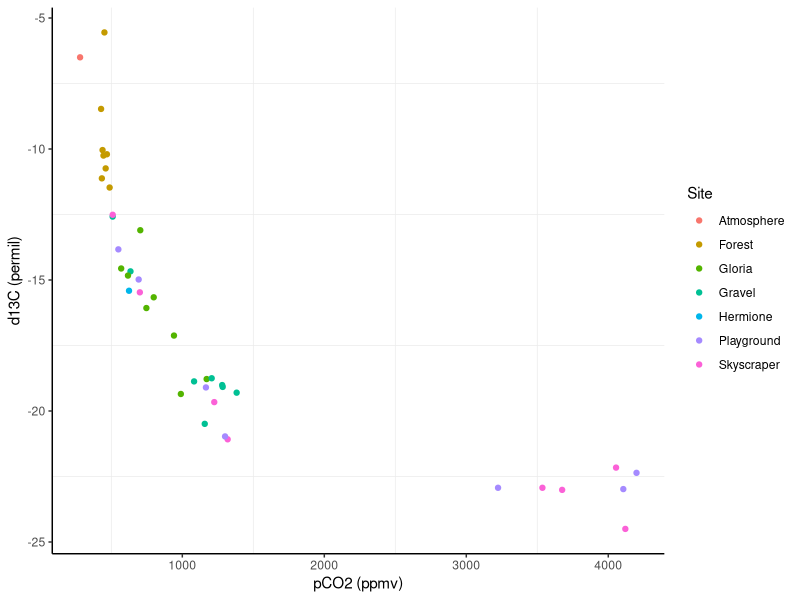
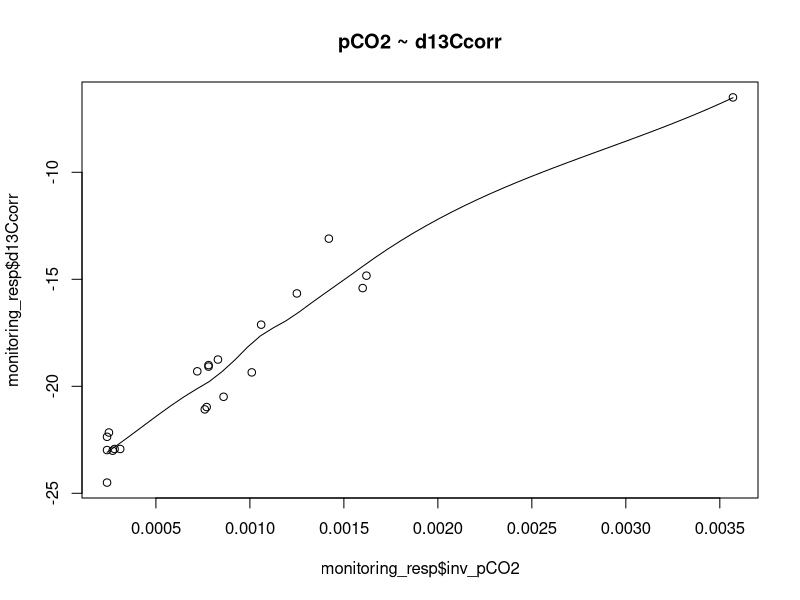
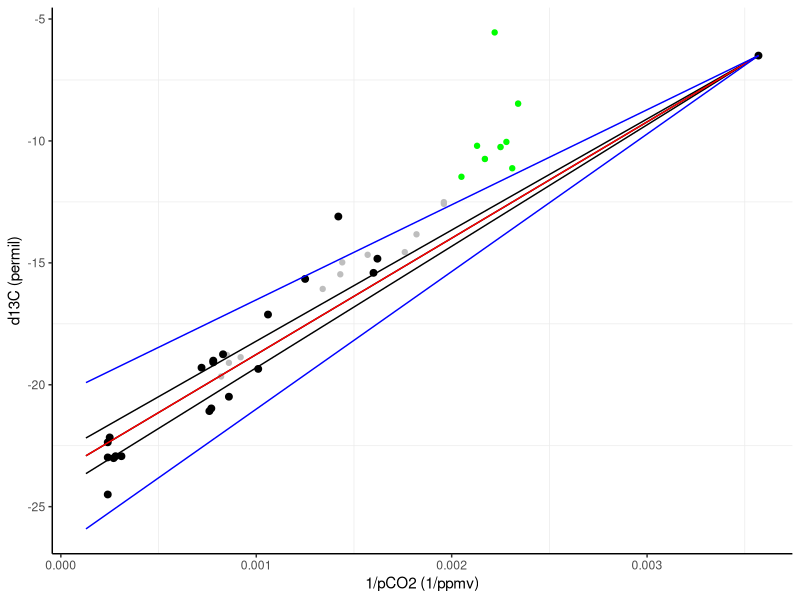
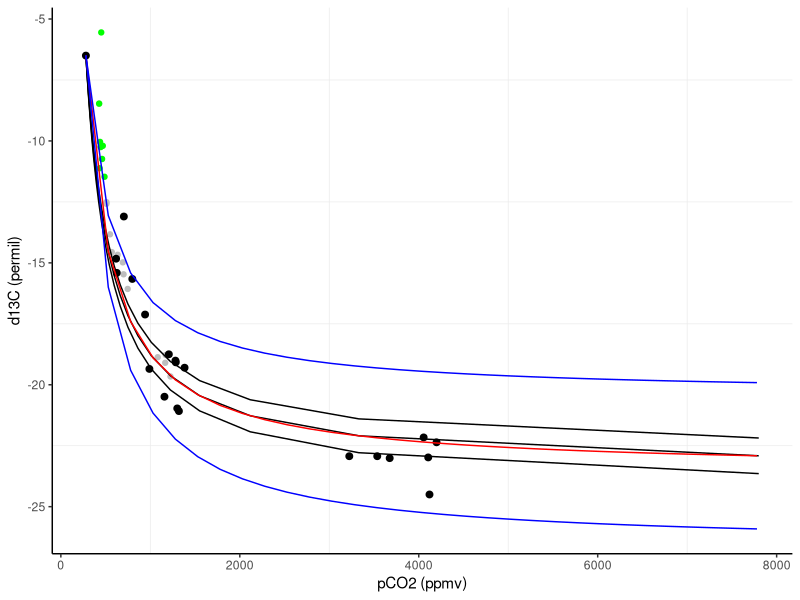

R code for these plots, in order:
# Analysis of monitoring data and determination of soil gas end members and mixing lines

library(tidyverse)

#########################################################################################################################
# Load data ########################################################################################################################

monitoring <- read.csv("Data/Monitoring_data.csv")


# Keeling plot of all monitoring data
monitoring.plot <- 
  ggplot(data = monitoring, aes(x = pCO2, y = d13Ccorr, colour = Site)) +
  geom_point() + 
  xlab('pCO2 (ppmv)') +
  ylab('d13C (permil)') +
  theme_bw() + theme(panel.border = element_blank(), panel.grid.major = element_blank(),
                     axis.line = element_line(colour = "black")) 
monitoring.plot


# Quick statistical tests on the data to see if linear regression is a good model #################################################################################

# Data without forests and winter months to best estimate the soil respired end member
monitoring_resp <- monitoring %>% 
  filter(Site != 'Forest') %>% 
  filter(Season != 'Winter')

# Scatter plot
scatter.smooth(x=monitoring_resp$inv_pCO2, y=monitoring_resp$d13Ccorr, main="pCO2 ~ d13Ccorr")

# Correlation
# Full dataset
corr <- cor(monitoring$inv_pCO2, monitoring$d13Ccorr) 
# Dataset with summer values only
corr_resp <- cor(monitoring_resp$inv_pCO2, monitoring_resp$d13Ccorr)



######################################
# Linear regression calculation
# Use linear model to predict respired end members with different d13C and pCO2 and intermediate values to feed into CaveCalc

inv_pCO2 <- monitoring_resp$inv_pCO2
d13Ccorr <- monitoring_resp$d13Ccorr

# Create linear model that is forced through the atmosphere as one end member

# Using atmospheric pre-industrial values: pCO2=280 ppm (1/pCO2=0.00357), d13C=-6.5

# Create sequence of pCO2 values to match
mod_invpCO2 <- data.frame(inv_pCO2 = c(seq(1/7800, 1/280, length.out = 21)))#7800
atmo.lm <- lm(d13Ccorr ~ I(inv_pCO2-0.00357)-1, offset = rep(-6.5, length(d13Ccorr))) 
print(atmo.lm)
summary(atmo.lm)

# Predict d13C values based on the regression
d13Cp_atmo <-  predict(atmo.lm, mod_invpCO2, interval="confidence", level = 0.95) #includes 95% confidence interval

# This defined mixing line 1 that follows the linear regression through the monitoring data
reg <- cbind(mod_invpCO2, d13Cp_atmo)

# Extract data for mixing lines to feed into CaveCalc
# Use regression line +/-3 permil for the respired end member to define 3 mixing lines that cover a reasonably broad range
# of possible values (e.g. Bostroem et al., 2007)

# Extract respired end member from mix1 (@7800 ppmv pCO2)
resp_EM1 <- reg %>% filter (inv_pCO2 == 1/7800) %>% select(inv_pCO2, fit) %>% rename(d13C = fit)

# Create new end members based on resp end member d13C +/- 3permil
resp_EM2 <- reg %>% filter (inv_pCO2 == 1/7800) %>% select(inv_pCO2, fit) %>% rename(d13C = fit) %>% mutate(d13C = d13C+3)
resp_EM3 <- reg %>% filter (inv_pCO2 == 1/7800) %>% select(inv_pCO2, fit) %>% rename(d13C = fit) %>% mutate(d13C = d13C-3)

# Create mixing lines for EM1, 2 and 3
# Create sequence of pCO2 values at intervals of 500 ppm
mix_invpCO2 <- 1/(seq(280, 7800, by = 250))

mix1   <- tail(reg$fit, n=1) + ((mix_invpCO2 - tail(reg$inv_pCO2, n=1)) * (resp_EM1$d13C - tail(reg$fit, n=1)) / (resp_EM1$inv_pCO2 - tail(reg$inv_pCO2, n=1)))
mix2   <- tail(reg$fit, n=1) + ((mix_invpCO2 - tail(reg$inv_pCO2, n=1)) * (resp_EM2$d13C - tail(reg$fit, n=1)) / (resp_EM2$inv_pCO2 - tail(reg$inv_pCO2, n=1)))
mix3   <- tail(reg$fit, n=1) + ((mix_invpCO2 - tail(reg$inv_pCO2, n=1)) * (resp_EM3$d13C - tail(reg$fit, n=1)) / (resp_EM3$inv_pCO2 - tail(reg$inv_pCO2, n=1)))  

mix_lines <- as.data.frame(cbind(mix_invpCO2, mix1, mix2, mix3)) #(mix1[1:2], mix2, mix3) 
mix_lines <- rename(mix_lines,  d13C_mix1 = mix1, d13C_mix2 = mix2, d13C_mix3 = mix3) 

monitoring.plot <- 
  ggplot(data = monitoring %>% filter(Season == 'Winter'), aes(x = inv_pCO2, y = d13Ccorr)) + 
  geom_point(colour = "grey") +
  geom_point(data = monitoring %>% filter(Site == 'Forest'), aes(x = inv_pCO2, y = d13Ccorr), colour = "green") + 
  geom_point(data = monitoring_resp, aes(x = inv_pCO2, y = d13Ccorr), size = 2) +
  geom_line(data = reg, aes(x = inv_pCO2, y = fit)) +
  geom_line(data = reg, aes(x = inv_pCO2, y = lwr)) +
  geom_line(data = reg, aes(x = inv_pCO2, y = upr)) +
  geom_line(data = mix_lines, aes(x= mix_invpCO2, y = d13C_mix1), colour = "red") +
  geom_line(data = mix_lines, aes(x= mix_invpCO2, y = d13C_mix2), colour = "blue") +
  geom_line(data = mix_lines, aes(x= mix_invpCO2, y = d13C_mix3), colour = "blue") +
  xlab('1/pCO2 (1/ppmv)') +
  ylab('d13C (permil)') +
  theme_bw() + theme(panel.border = element_blank(), panel.grid.major = element_blank(),
                     axis.line = element_line(colour = "black")) 
monitoring.plot


monitoring.plot <- 
  ggplot(data = monitoring %>% filter(Season == 'Winter'), aes(x = pCO2, y = d13Ccorr)) + 
  geom_point(colour = "grey") +
  geom_point(data = monitoring %>% filter(Site == 'Forest'), aes(x = pCO2, y = d13Ccorr), colour = "green") + 
  geom_point(data = monitoring_resp, aes(x = pCO2, y = d13Ccorr), size = 2) +
  geom_line(data = reg, aes(x = 1/inv_pCO2, y = fit)) +
  geom_line(data = reg, aes(x = 1/inv_pCO2, y = lwr)) +
  geom_line(data = reg, aes(x = 1/inv_pCO2, y = upr)) +
  geom_line(data = mix_lines, aes(x= 1/mix_invpCO2, y = d13C_mix1), colour = "red") +
  geom_line(data = mix_lines, aes(x= 1/mix_invpCO2, y = d13C_mix2), colour = "blue") +
  geom_line(data = mix_lines, aes(x= 1/mix_invpCO2, y = d13C_mix3), colour = "blue") +
  xlab('pCO2 (ppmv)') +
  ylab('d13C (permil)') +
  theme_bw() + theme(panel.border = element_blank(), panel.grid.major = element_blank(),
                     axis.line = element_line(colour = "black")) 
monitoring.plot

# Save output as csv file
write.csv(mix_lines, file = "Soil_mixing_lines.csv", row.names=FALSE) #mixing lines

write.csv(reg, file = "Monitoring_regression.csv", row.names = FALSE) #regression from monitoring data
